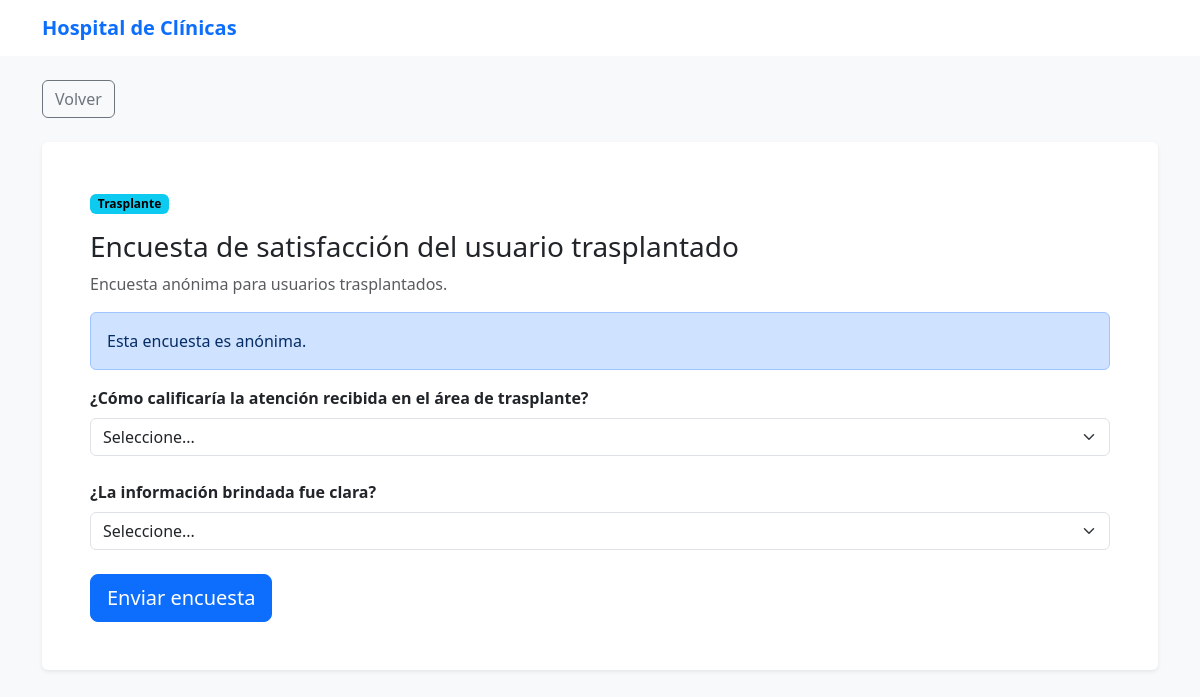
Screenshot of /paciente/encuesta.php?id=2 with the database file from the repository.
### tables this page shows
CREATE TABLE IF NOT EXISTS encuestas (
    id INT AUTO_INCREMENT PRIMARY KEY,
    titulo VARCHAR(180) NOT NULL,
    descripcion TEXT NULL,
    segmento VARCHAR(100) NOT NULL,
    activa TINYINT(1) NOT NULL DEFAULT 1,
    fecha_creacion TIMESTAMP DEFAULT CURRENT_TIMESTAMP
);

CREATE TABLE IF NOT EXISTS preguntas_encuesta (
    id INT AUTO_INCREMENT PRIMARY KEY,
    encuesta_id INT NOT NULL,
    pregunta TEXT NOT NULL,
    tipo ENUM('opciones','texto','si_no') NOT NULL DEFAULT 'opciones',
    orden INT NOT NULL DEFAULT 1,
    CONSTRAINT fk_preguntas_encuesta FOREIGN KEY (encuesta_id) REFERENCES encuestas(id)
        ON UPDATE CASCADE ON DELETE CASCADE
);

### config/config.php (called while the page is built, shortened)
<?php
$DOCUMENT_ROOT = isset($_SERVER['DOCUMENT_ROOT']) ? realpath($_SERVER['DOCUMENT_ROOT']) : false;
$PROJECT_ROOT = realpath(__DIR__ . '/..');
if ($DOCUMENT_ROOT && $PROJECT_ROOT) {
    $base = str_replace('\\', '/', str_replace($DOCUMENT_ROOT, '', $PROJECT_ROOT));
    $base_url = $base === '' ? '' : $base;
} else {
    $base_url = '';
}
function url($path = '')
{
    global $base_url;
    return rtrim($base_url, '/') . '/' . ltrim($path, '/');
}

### config/functions.php (called while the page is built, shortened)
<?php
function e($valor)
{
    return htmlspecialchars((string)$valor, ENT_QUOTES, 'UTF-8');
}

### paciente/encuesta.php (the view, shortened to what this page needs)
<?php
require_once __DIR__ . '/../config/config.php';
require_once __DIR__ . '/../config/functions.php';
require_once __DIR__ . '/../config/database.php';
$id = (int)($_GET['id'] ?? $_POST['encuesta_id'] ?? 0);
$stmt = $pdo->prepare('SELECT * FROM encuestas WHERE id=? AND activa=1');
$stmt->execute([$id]);
$enc = $stmt->fetch();
$q = $pdo->prepare('SELECT * FROM preguntas_encuesta WHERE encuesta_id=? ORDER BY orden');
$q->execute([$id]);
$preguntas = $q->fetchAll();
$ok = false;
$error = '';
?>
<!DOCTYPE html>
<html lang="es">
<head>
    <link href="https://cdn.jsdelivr.net/npm/bootstrap@5.3.3/dist/css/bootstrap.min.css" rel="stylesheet">
</head>
<body class="bg-light">
    <nav class="navbar bg-white paciente-navbar">
        <div class="container">
            <a class="navbar-brand text-primary fw-semibold" href="<?= url('paciente/home.php') ?>">Hospital de Clínicas</a>
        </div>
    </nav>
    <main class="container py-4"><a class="btn btn-outline-secondary mb-4" href="<?= url('paciente/home.php#encuestas') ?>">Volver</a><?php if ($ok): ?><div class="alert alert-success">
                <h1 class="h4">Gracias por responder.</h1>
                <p class="mb-0">La respuesta fue registrada de forma anónima.</p>
            </div><?php else: ?><div class="card border-0 shadow-sm">
                <div class="card-body p-4 p-md-5"><span class="badge text-bg-info"><?= e($enc['segmento']) ?></span>
                    <h1 class="h3 mt-3"><?= e($enc['titulo']) ?></h1>
                    <p class="text-muted"><?= e($enc['descripcion']) ?></p><?php if ($error): ?><div class="alert alert-danger"><?= e($error) ?></div><?php endif; ?><div class="alert alert-primary">Esta encuesta es anónima.</div>
                    <form method="post"><input type="hidden" name="encuesta_id" value="<?= $id ?>"><?php foreach ($preguntas as $p): ?><div class="mb-4"><label class="form-label fw-semibold"><?= e($p['pregunta']) ?></label><?php if ($p['tipo'] === 'si_no'): ?><select class="form-select" name="pregunta_<?= $p['id'] ?>" required>
                                        <option value="">Seleccione...</option>
                                        <option>Sí</option>
                                        <option>No</option>
                                    </select><?php elseif ($p['tipo'] === 'texto'): ?><textarea class="form-control" name="pregunta_<?= $p['id'] ?>" rows="3" required></textarea><?php else: ?><select class="form-select" name="pregunta_<?= $p['id'] ?>" required>
                                        <option value="">Seleccione...</option>
                                    </select><?php endif; ?></div><?php endforeach; ?><button class="btn btn-primary btn-lg">Enviar encuesta</button></form>
                </div>
            </div><?php endif; ?></main>
</body>
</html>

### rows the page displays
encuestas: segmento "Trasplante", titulo "Encuesta de satisfacción del usuario trasplantado", descripcion "Encuesta anónima para usuarios trasplantados."
preguntas_encuesta: pregunta "¿Cómo calificaría la atención recibida en el área de trasplante?"
preguntas_encuesta: pregunta "¿La información brindada fue clara?"
